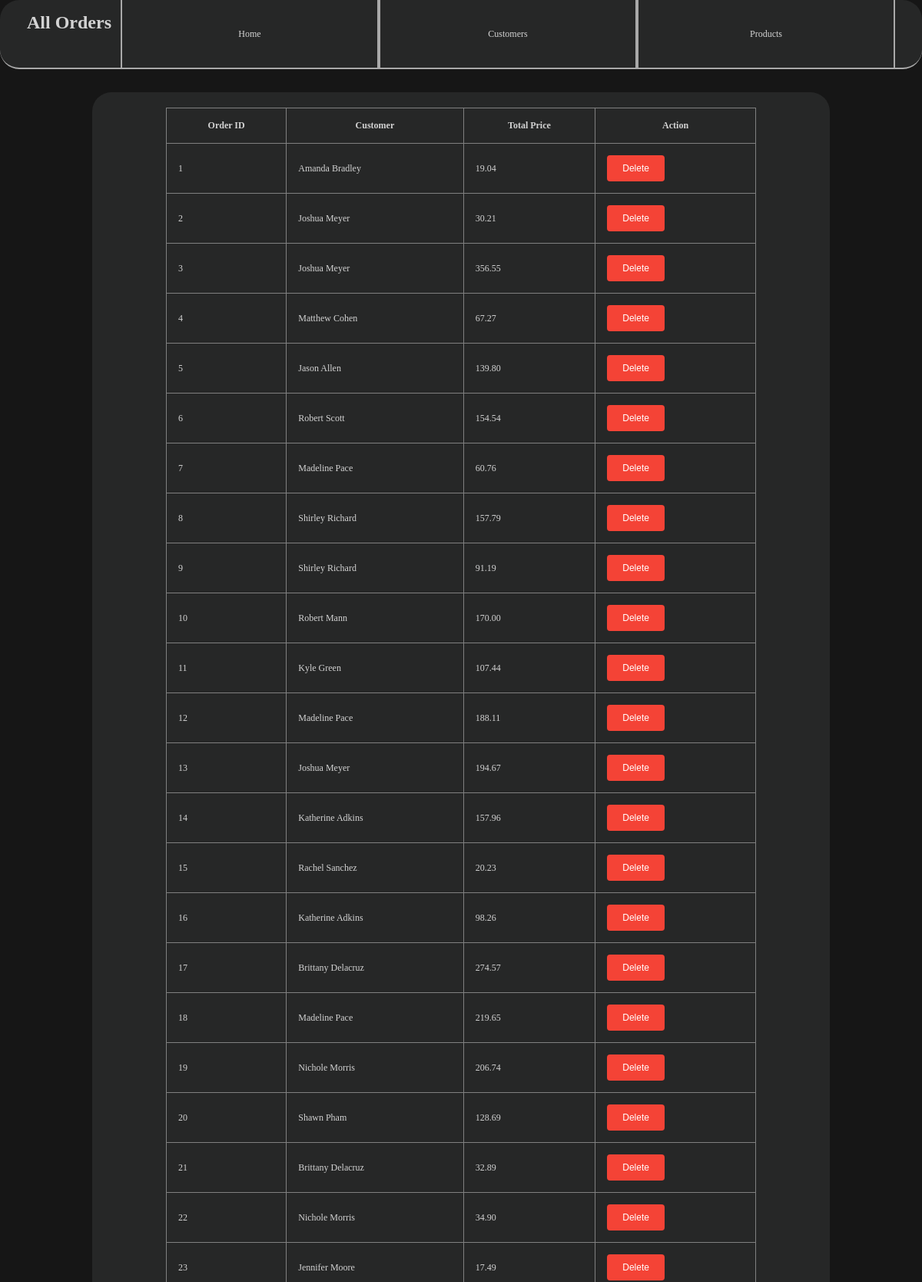
The page /orders (upper part) on the database its author committed.
### models.py (models this page shows, shortened)
class Order(db.Model):
    id = mapped_column(Integer, primary_key=True)
    customer_id = mapped_column(Integer, ForeignKey('customer.id'), nullable=False)
    total = mapped_column(DECIMAL(18, 2), nullable=False, default=0)
    created = mapped_column(DateTime, nullable=False, default=func.now())
    processed = mapped_column(DateTime, nullable=True, default=None)
    customer = relationship("Customer", back_populates="orders")
    items = relationship("ProductsOrder", back_populates="order", cascade="all, delete-orphan")

class Customer(db.Model):
    id = mapped_column(Integer, primary_key=True)
    name = mapped_column(String(200), nullable=False, unique=True)
    phone = mapped_column(String(20), nullable=False)
    balance = mapped_column(Numeric, nullable=False, default=0)
    orders = relationship("Order", back_populates="customer", cascade="all, delete-orphan")

### app.py (the view)
@app.route("/orders")
def all_orders():
    orders = Order.query.all()
    for order in orders:
        total_price = sum(item.product.price * item.quantity for item in order.items)
        order.total_price = round(total_price, 2)
        for item in order.items:
            item.product.price = round(item.product.price, 2)
            item.total_price = round(item.product.price * item.quantity, 2)
    return render_template("all_orders.html", title="All Orders", orders=orders)

### templates/all_orders.html (shortened to what this page needs)
<!DOCTYPE html>
<html lang="en">
<head>
    <link rel="stylesheet" href="{{ url_for('static', filename='styles/style.css') }}">
</head>
<body>
    <header class="top_part">
        <h1 style="align-self: flex-start">All Orders</h1>
        <a href="{{ url_for('home') }}" class="button">Home</a>
        <a href="{{ url_for('customers') }}" class="button">Customers</a>
        <a href="{{ url_for('products') }}" class="button">Products</a>
    </header>
    <section class="main_section">
        <table>
            <thead>
                <tr>
                    <th>Order ID</th>
                    <th>Customer</th>
                    <th>Total Price</th>
                    <th>Action</th>
                </tr>
            </thead>
            <tbody>
                {% for order in orders %}
                    <tr>
                        <td>{{ order.id }}</td>
                        <td>{{ order.customer.name }}</td>
                        <td>{{ order.total_price }}</td>
                        <td>
                            <form method="POST" action="{{ url_for('order_delete', order_id=order.id) }}">
                                <button class="delete-button" type="submit">Delete</button>
                            </form>
                        </td>
                    </tr>
                {% endfor %}
            </tbody>
        </table>
    </section>
</body>
</html>

### static/styles/style.css (style rules this page uses)
body { margin: 0; background-color: #161616; color: lightgray; }
table { font-size: 12px; margin-top: 20px; margin-bottom: 20px; width: 80%; height: 100%; border-collapse: collapse; max-height: 65vh; overflow-y: auto; }
th, td { border: 1px solid grey; padding: 15px; }
.top_part { position: fixed; top: 0; display: flex; justify-content: center; margin: 0 auto; width: 100%; background-color: #262727; border-radius: 25px; min-width: 360px; border-bottom: 2px solid darkgray; }
.main_section { display: flex; flex-direction: column; align-items: center; margin: 0 auto; margin-top: 10vw; margin-bottom: 30px; width: 80%; background-color: #262727; border-radius: 25px; min-width: 360px; max-width: 1080px; height: auto; }
.delete-button { background-color: #f44336; color: white; padding: 10px 20px; text-align: center; text-decoration: none; display: inline-block; border-radius: 4px; border: none; cursor: pointer; transition: background-color 0.3s; width: auto; }
h1 { margin-right: 1vw; font-size: 2vw; }
button { color: lightgrey; width: 25%; font-size: 1vw; border: none; background-color: #262727; border-left: 2px solid darkgray; border-right: 2px solid darkgray; }
a.button { color: lightgrey; width: 25%; font-size: 1vw; text-decoration: none; display: inline-block; background-color: #262727; border-left: 2px solid darkgray; border-right: 2px solid darkgray; padding: 8px 16px; text-align: center; line-height: 6; }

### rows shown on the page
Order: id "1", customer.name "Amanda Bradley", total_price "19.04"
Order: id "2", customer.name "Joshua Meyer", total_price "30.21"
Order: id "3", customer.name "Joshua Meyer", total_price "356.55"
Order: id "4", customer.name "Matthew Cohen", total_price "67.27"
Order: id "5", customer.name "Jason Allen", total_price "139.80"
Order: id "6", customer.name "Robert Scott", total_price "154.54"
Order: id "7", customer.name "Madeline Pace", total_price "60.76"
Order: id "8", customer.name "Shirley Richard", total_price "157.79"
Order: id "9", customer.name "Shirley Richard", total_price "91.19"
Order: id "10", customer.name "Robert Mann", total_price "170.00"
Order: id "11", customer.name "Kyle Green", total_price "107.44"
Order: id "12", customer.name "Madeline Pace", total_price "188.11"
Order: id "13", customer.name "Joshua Meyer", total_price "194.67"
Order: id "14", customer.name "Katherine Adkins", total_price "157.96"
Order: id "15", customer.name "Rachel Sanchez", total_price "20.23"
Order: id "16", customer.name "Katherine Adkins", total_price "98.26"
Order: id "17", customer.name "Brittany Delacruz", total_price "274.57"
Order: id "18", customer.name "Madeline Pace", total_price "219.65"
Order: id "19", customer.name "Nichole Morris", total_price "206.74"
Order: id "20", customer.name "Shawn Pham", total_price "128.69"
Order: id "21", customer.name "Brittany Delacruz", total_price "32.89"
Order: id "22", customer.name "Nichole Morris", total_price "34.90"
Order: id "23", customer.name "Jennifer Moore", total_price "17.49"
